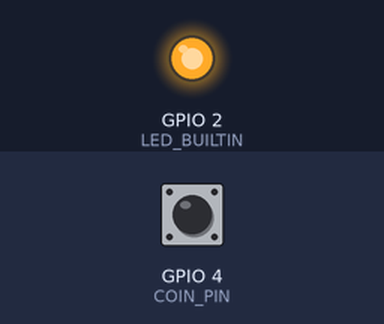
Recording of a sketch running on a simulated ESP8266 (NodeMCU). Parts: output pins drawn as LEDs (lit = HIGH, except the on-board LED, lit = LOW). Inputs (shaded band) come from the test bench; at power-on: GPIO 4 (COIN_PIN) HIGH. WiFi joins after 1.5 s; servers stay silent unless stated; what the sketch prints to the serial monitor is not drawn.

Above: at 2.8 s.
2.9 s: GPIO 4 (COIN_PIN) pulled LOW for 0.15 s
At 4.0 s:
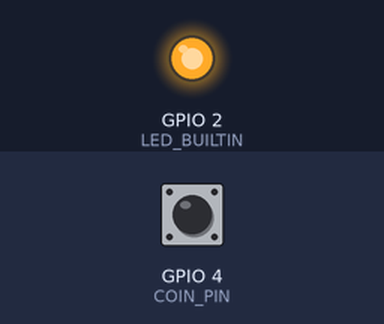
9.0 s: GPIO 4 (COIN_PIN) pulled LOW for 1 s
At 9.9 s:
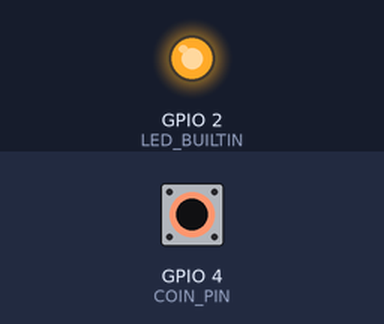
Timing chart, 0 to 12.0 s (numbered marks = the images above; inputs shaded):
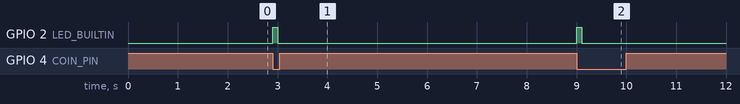

Measured:
- after the input at 2.9 s, GPIO 2 (LED_BUILTIN): LOW → HIGH at once, → LOW 0.10 s later
- after the input at 9.0 s, GPIO 2 (LED_BUILTIN): LOW → HIGH at once, → LOW 0.10 s later

The sketch:

nodemcu_coin_acceptor.ino
```cpp
/*
 * NodeMCU (ESP8266) Coin Acceptor Firmware
 *
 * Reads coin pulses from a physical coin acceptor via GPIO interrupt,
 * looks up the coin value, and sends an HTTP POST to the SBC server
 * to add time to the active session.
 *
 * Hardware:
 *   - NodeMCU ESP8266 (e.g. Amica, LoLin)
 *   - Coin acceptor with pulse output (e.g. CH-926)
 *   - Pulse wire -> D2 (GPIO4)
 *   - GND wire -> GND
 *
 * Configuration (edit below before flashing):
 *   - WiFi SSID and password
 *   - SBC server IP and port
 *   - Device ID (unique per device)
 *   - API key (if device is registered with one)
 *   - Session ID (set via serial command or hardcoded)
 */

#include <ESP8266WiFi.h>
#include <ESP8266HTTPClient.h>
#include <ArduinoJson.h>

// ========== Configuration ==========
const char* WIFI_SSID     = "YOUR_WIFI_SSID";
const char* WIFI_PASSWORD  = "YOUR_WIFI_PASSWORD";
const char* SERVER_URL     = "http://192.168.1.100:8080";  // SBC server
const char* DEVICE_ID      = "nodemcu-001";
const char* API_KEY        = "";  // Leave empty if no API key required

// Coin acceptor settings
const int COIN_PIN    = 4;        // D2 = GPIO4
const int DEBOUNCE_MS = 50;       // Debounce time in milliseconds
const int PULSES_PER_COIN = 1;    // Number of pulses per coin (adjust per your acceptor)

// ========== Globals ==========
volatile int pulseCount = 0;
int lastCoinValue = 0;
unsigned long lastPulseTime = 0;
int currentSessionID = 0;
bool wifiConnected = false;

// ========== Interrupt Handler ==========
ICACHE_RAM_ATTR void coinPulseISR() {
  unsigned long now = millis();
  if (now - lastPulseTime > DEBOUNCE_MS) {
    pulseCount++;
    lastPulseTime = now;
  }
}

// ========== WiFi Connection ==========
void connectWiFi() {
  Serial.print("Connecting to WiFi: ");
  Serial.println(WIFI_SSID);

  WiFi.begin(WIFI_SSID, WIFI_PASSWORD);

  int attempts = 0;
  while (WiFi.status() != WL_CONNECTED && attempts < 30) {
    delay(500);
    Serial.print(".");
    attempts++;
  }

  if (WiFi.status() == WL_CONNECTED) {
    Serial.println("\nWiFi connected!");
    Serial.print("IP: ");
    Serial.println(WiFi.localIP());
    wifiConnected = true;
  } else {
    Serial.println("\nWiFi connection failed. Retrying in 5s...");
    wifiConnected = false;
    delay(5000);
  }
}

// ========== Send Coin Event to Server ==========
bool sendCoinEvent(int coinValue, int sessionID) {
  if (WiFi.status() != WL_CONNECTED) {
    Serial.println("WiFi not connected, cannot send coin event");
    return false;
  }

  if (sessionID <= 0) {
    Serial.println("No active session, coin rejected");
    return false;
  }

  WiFiClient client;
  HTTPClient http;

  String url = String(SERVER_URL) + "/api/coin-event";
  http.begin(client, url);
  http.addHeader("Content-Type", "application/json");

  if (API_KEY[0] != '\0') {
    http.addHeader("X-API-Key", API_KEY);
  }

  // Build JSON payload
  StaticJsonDocument<200> doc;
  doc["session_id"] = sessionID;
  doc["coin_value"] = coinValue;
  doc["device_id"]  = DEVICE_ID;

  String payload;
  serializeJson(doc, payload);

  Serial.print("Sending coin event: ");
  Serial.println(payload);

  int httpCode = http.POST(payload);

  if (httpCode == HTTP_CODE_OK) {
    String response = http.getString();
    Serial.println("Coin accepted! Server response: " + response);
    http.end();
    return true;
  } else {
    Serial.print("HTTP error: ");
    Serial.println(httpCode);
    if (httpCode > 0) {
      Serial.println("Response: " + http.getString());
    }
    http.end();
    return false;
  }
}

// ========== Process Coin Pulses ==========
void processCoins() {
  if (pulseCount >= PULSES_PER_COIN) {
    int coinValue = pulseCount / PULSES_PER_COIN;
    pulseCount = pulseCount % PULSES_PER_COIN;  // Keep remainder

    Serial.print("Coin detected! Value: ");
    Serial.print(coinValue);
    Serial.print(" peso(s), Session: ");
    Serial.println(currentSessionID);

    // Blink LED to confirm coin accepted
    digitalWrite(LED_BUILTIN, HIGH);
    delay(100);
    digitalWrite(LED_BUILTIN, LOW);

    if (currentSessionID > 0) {
      bool success = sendCoinEvent(coinValue, currentSessionID);
      if (!success) {
        Serial.println("WARNING: Failed to send coin event to server!");
        // Could store locally and retry here if needed
      }
    } else {
      Serial.println("No active session. Coin pulse ignored.");
    }
  }
}

// ========== Serial Commands ==========
// Send "S<session_id>" via serial to set the active session
// Example: "S42" sets session ID to 42
void checkSerialCommands() {
  if (Serial.available() > 0) {
    String cmd = Serial.readStringUntil('\n');
    cmd.trim();

    if (cmd.startsWith("S")) {
      currentSessionID = cmd.substring(1).toInt();
      Serial.print("Session ID set to: ");
      Serial.println(currentSessionID);
    } else if (cmd == "status") {
      Serial.print("Session: ");
      Serial.println(currentSessionID);
      Serial.print("WiFi: ");
      Serial.println(wifiConnected ? "Connected" : "Disconnected");
      Serial.print("Pulse count: ");
      Serial.println(pulseCount);
    } else if (cmd == "help") {
      Serial.println("Commands:");
      Serial.println("  S<id>  - Set session ID (e.g. S42)");
      Serial.println("  status - Show current status");
      Serial.println("  help   - Show this help");
    }
  }
}

// ========== Setup ==========
void setup() {
  Serial.begin(115200);
  delay(100);

  Serial.println("\n=============================");
  Serial.println("PisoWiFi Coin Acceptor");
  Serial.println("Device: " + String(DEVICE_ID));
  Serial.println("=============================");

  // Configure coin pulse pin
  pinMode(COIN_PIN, INPUT_PULLUP);
  attachInterrupt(digitalPinToInterrupt(COIN_PIN), coinPulseISR, FALLING);

  // Built-in LED for feedback
  pinMode(LED_BUILTIN, OUTPUT);

  // Connect to WiFi
  connectWiFi();

  Serial.println("\nReady! Send 'help' via serial for commands.");
  Serial.println("Set session with: S<session_id>");
}

// ========== Loop ==========
void loop() {
  // Check WiFi connection
  if (WiFi.status() != WL_CONNECTED) {
    wifiConnected = false;
    connectWiFi();
  }

  // Process any coin pulses
  processCoins();

  // Check for serial commands
  checkSerialCommands();

  // Small delay to prevent watchdog issues
  delay(10);
}
```
